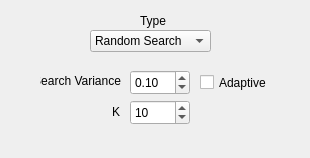
<?xml version="1.0" encoding="UTF-8"?>
<ui version="4.0">
 <class>ParametersMaximizers</class>
 <widget class="QWidget" name="ParametersMaximizers">
  <property name="geometry">
   <rect>
    <x>0</x>
    <y>0</y>
    <width>310</width>
    <height>158</height>
   </rect>
  </property>
  <property name="windowTitle">
   <string>Form</string>
  </property>
  <widget class="QLabel" name="label_10">
   <property name="geometry">
    <rect>
     <x>140</x>
     <y>10</y>
     <width>40</width>
     <height>21</height>
    </rect>
   </property>
   <property name="font">
    <font>
     <pointsize>9</pointsize>
    </font>
   </property>
   <property name="text">
    <string>Type</string>
   </property>
  </widget>
  <widget class="QComboBox" name="maximizeType">
   <property name="geometry">
    <rect>
     <x>90</x>
     <y>30</y>
     <width>121</width>
     <height>22</height>
    </rect>
   </property>
   <property name="font">
    <font>
     <pointsize>9</pointsize>
    </font>
   </property>
   <property name="toolTip">
    <string>Distance metric for the evaluation of NN</string>
   </property>
   <property name="currentIndex">
    <number>0</number>
   </property>
   <item>
    <property name="text">
     <string>Random Search</string>
    </property>
   </item>
   <item>
    <property name="text">
     <string>Random Walk</string>
    </property>
   </item>
   <item>
    <property name="text">
     <string>PoWER</string>
    </property>
   </item>
   <item>
    <property name="text">
     <string>Gradient Descent</string>
    </property>
   </item>
   <item>
    <property name="text">
     <string>Donut</string>
    </property>
   </item>
  </widget>
  <widget class="QDoubleSpinBox" name="varianceSpin">
   <property name="geometry">
    <rect>
     <x>130</x>
     <y>70</y>
     <width>60</width>
     <height>25</height>
    </rect>
   </property>
   <property name="font">
    <font>
     <pointsize>9</pointsize>
    </font>
   </property>
   <property name="minimum">
    <double>0.010000000000000</double>
   </property>
   <property name="maximum">
    <double>1.000000000000000</double>
   </property>
   <property name="singleStep">
    <double>0.050000000000000</double>
   </property>
   <property name="value">
    <double>0.100000000000000</double>
   </property>
  </widget>
  <widget class="QLabel" name="varianceLabel">
   <property name="geometry">
    <rect>
     <x>40</x>
     <y>70</y>
     <width>81</width>
     <height>21</height>
    </rect>
   </property>
   <property name="font">
    <font>
     <pointsize>9</pointsize>
    </font>
   </property>
   <property name="text">
    <string>Search Variance</string>
   </property>
   <property name="alignment">
    <set>Qt::AlignRight|Qt::AlignTrailing|Qt::AlignVCenter</set>
   </property>
  </widget>
  <widget class="QCheckBox" name="adaptiveCheck">
   <property name="geometry">
    <rect>
     <x>200</x>
     <y>70</y>
     <width>70</width>
     <height>25</height>
    </rect>
   </property>
   <property name="font">
    <font>
     <pointsize>9</pointsize>
    </font>
   </property>
   <property name="text">
    <string>Adaptive</string>
   </property>
  </widget>
  <widget class="QSpinBox" name="kSpin">
   <property name="geometry">
    <rect>
     <x>130</x>
     <y>100</y>
     <width>60</width>
     <height>25</height>
    </rect>
   </property>
   <property name="font">
    <font>
     <pointsize>9</pointsize>
    </font>
   </property>
   <property name="toolTip">
    <string>Number of iterations to perform
0: infinite</string>
   </property>
   <property name="minimum">
    <number>1</number>
   </property>
   <property name="maximum">
    <number>99999999</number>
   </property>
   <property name="value">
    <number>10</number>
   </property>
  </widget>
  <widget class="QLabel" name="countLabel">
   <property name="geometry">
    <rect>
     <x>70</x>
     <y>102</y>
     <width>50</width>
     <height>20</height>
    </rect>
   </property>
   <property name="font">
    <font>
     <pointsize>9</pointsize>
    </font>
   </property>
   <property name="text">
    <string>K</string>
   </property>
   <property name="alignment">
    <set>Qt::AlignRight|Qt::AlignTrailing|Qt::AlignVCenter</set>
   </property>
  </widget>
 </widget>
 <resources/>
 <connections/>
</ui>
